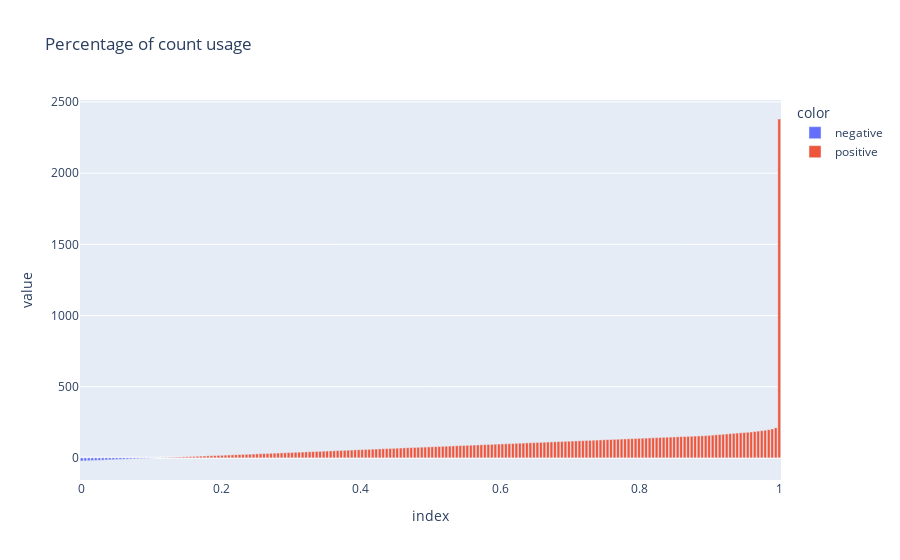

Notebook code cell kept with this figure:
### Code cell
px.bar(
    item_count_cumulative_distribution, color=colors, title="Percentage of count usage"
)

### Figure 1 — Plotly figure (JSON) as saved in the notebook; plotly's stock layout.template omitted (floating-point values rounded to 4 significant figures; data arrays with more than 128 entries replaced by an {"elided": "..."} marker saying what was removed)
{"data": [{"alignmentgroup": "True", "hovertemplate": "color=negative<br>index=%{x}<br>value=%{y}<extra></extra>", "legendgroup": "negative", "marker": {"color": "#636efa"}, "name": "negative", "offsetgroup": "negative", "orientation": "v", "showlegend": true, "textposition": "auto", "type": "bar", "x": [0, 0.005025, 0.01005, 0.01508, 0.0201, 0.02513, 0.03015, 0.03518, 0.0402, 0.04523, 0.05025, 0.05528, 0.0603, 0.06533, 0.07035, 0.07538, 0.0804, 0.08543, 0.09045, 0.09548, 0.1005, 0.1055, 0.1106], "xaxis": "x", "y": [-22, -21, -20, -19, -18, -17, -16, -15, -14, -13, -12, -11, -10, -9, -8, -7, -6, -5, -4, -3, -2, -1, 0], "yaxis": "y"}, {"alignmentgroup": "True", "hovertemplate": "color=positive<br>index=%{x}<br>value=%{y}<extra></extra>", "legendgroup": "positive", "marker": {"color": "#EF553B"}, "name": "positive", "offsetgroup": "positive", "orientation": "v", "showlegend": true, "textposition": "auto", "type": "bar", "x": {"elided": "177 float values"}, "xaxis": "x", "y": {"elided": "177 int values"}, "yaxis": "y"}], "layout": {"barmode": "relative", "legend": {"title": {"text": "color"}, "tracegroupgap": 0}, "title": {"text": "Percentage of count usage"}, "xaxis": {"anchor": "y", "domain": [0, 1], "title": {"text": "index"}}, "yaxis": {"anchor": "x", "domain": [0, 1], "title": {"text": "value"}}}}
